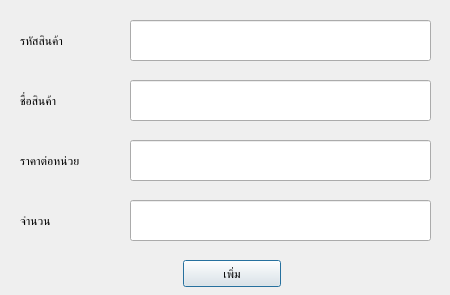
<?xml version="1.0" encoding="UTF-8"?>
<ui version="4.0">
 <class>AddItem</class>
 <widget class="QDialog" name="AddItem">
  <property name="geometry">
   <rect>
    <x>0</x>
    <y>0</y>
    <width>450</width>
    <height>295</height>
   </rect>
  </property>
  <property name="windowTitle">
   <string>Add Item</string>
  </property>
  <widget class="QLabel" name="label">
   <property name="geometry">
    <rect>
     <x>20</x>
     <y>30</y>
     <width>101</width>
     <height>21</height>
    </rect>
   </property>
   <property name="text">
    <string>รหัสสินค้า</string>
   </property>
  </widget>
  <widget class="QLabel" name="label_2">
   <property name="geometry">
    <rect>
     <x>20</x>
     <y>90</y>
     <width>101</width>
     <height>21</height>
    </rect>
   </property>
   <property name="text">
    <string>ชื่อสินค้า</string>
   </property>
  </widget>
  <widget class="QLabel" name="label_3">
   <property name="geometry">
    <rect>
     <x>20</x>
     <y>150</y>
     <width>101</width>
     <height>21</height>
    </rect>
   </property>
   <property name="text">
    <string>ราคาต่อหน่วย</string>
   </property>
  </widget>
  <widget class="QLabel" name="label_4">
   <property name="geometry">
    <rect>
     <x>20</x>
     <y>210</y>
     <width>91</width>
     <height>21</height>
    </rect>
   </property>
   <property name="text">
    <string>จำนวน</string>
   </property>
  </widget>
  <widget class="QPushButton" name="add_button">
   <property name="geometry">
    <rect>
     <x>183</x>
     <y>260</y>
     <width>98</width>
     <height>27</height>
    </rect>
   </property>
   <property name="text">
    <string>เพิ่ม</string>
   </property>
  </widget>
  <widget class="QLineEdit" name="line_price">
   <property name="geometry">
    <rect>
     <x>130</x>
     <y>140</y>
     <width>301</width>
     <height>41</height>
    </rect>
   </property>
  </widget>
  <widget class="QLineEdit" name="line_units">
   <property name="geometry">
    <rect>
     <x>130</x>
     <y>200</y>
     <width>301</width>
     <height>41</height>
    </rect>
   </property>
  </widget>
  <widget class="QLineEdit" name="line_name">
   <property name="geometry">
    <rect>
     <x>130</x>
     <y>80</y>
     <width>301</width>
     <height>41</height>
    </rect>
   </property>
  </widget>
  <widget class="QLineEdit" name="line_barcode">
   <property name="geometry">
    <rect>
     <x>130</x>
     <y>20</y>
     <width>301</width>
     <height>41</height>
    </rect>
   </property>
  </widget>
 </widget>
 <resources/>
 <connections/>
</ui>
